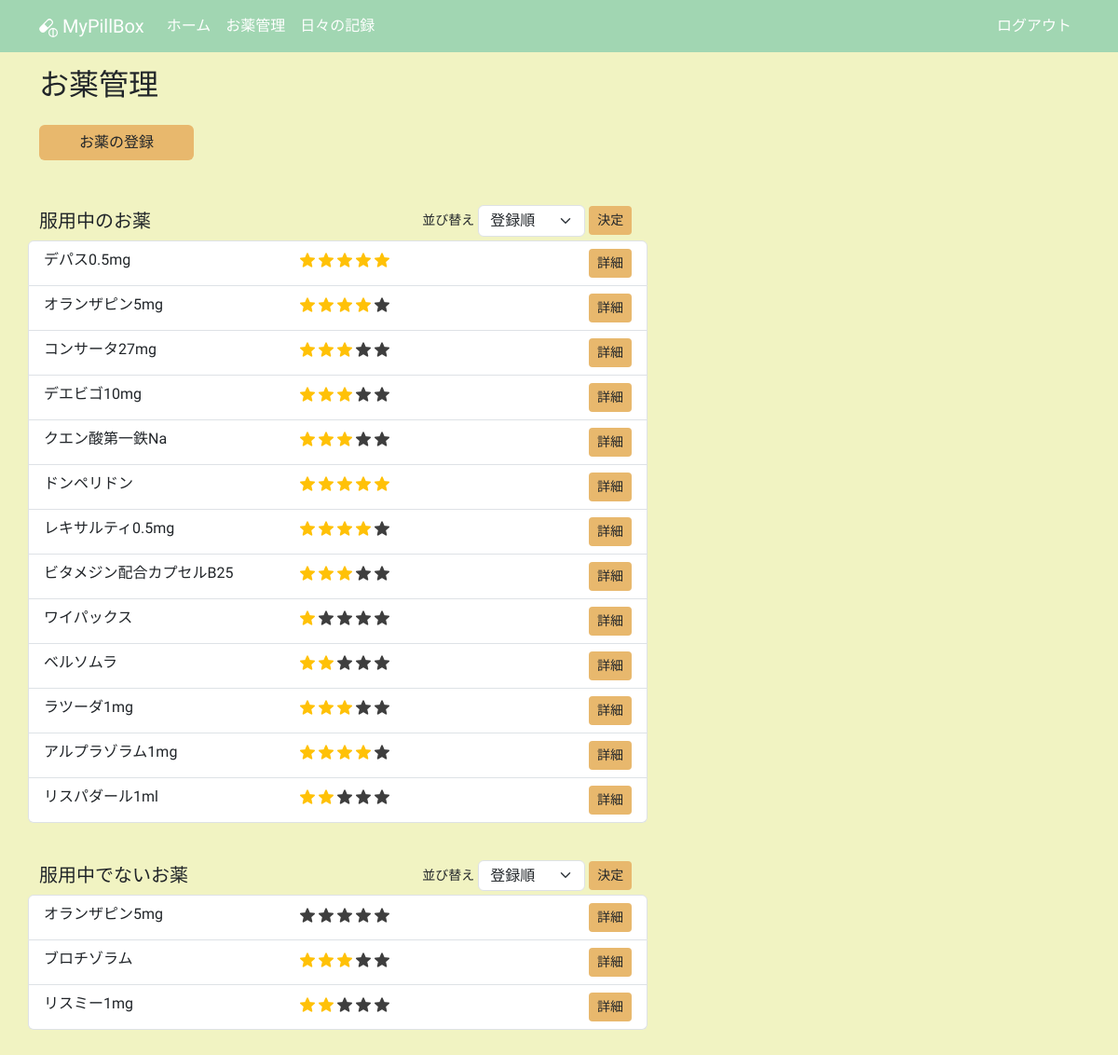
Before: /medicines (signed in) with the older database file.
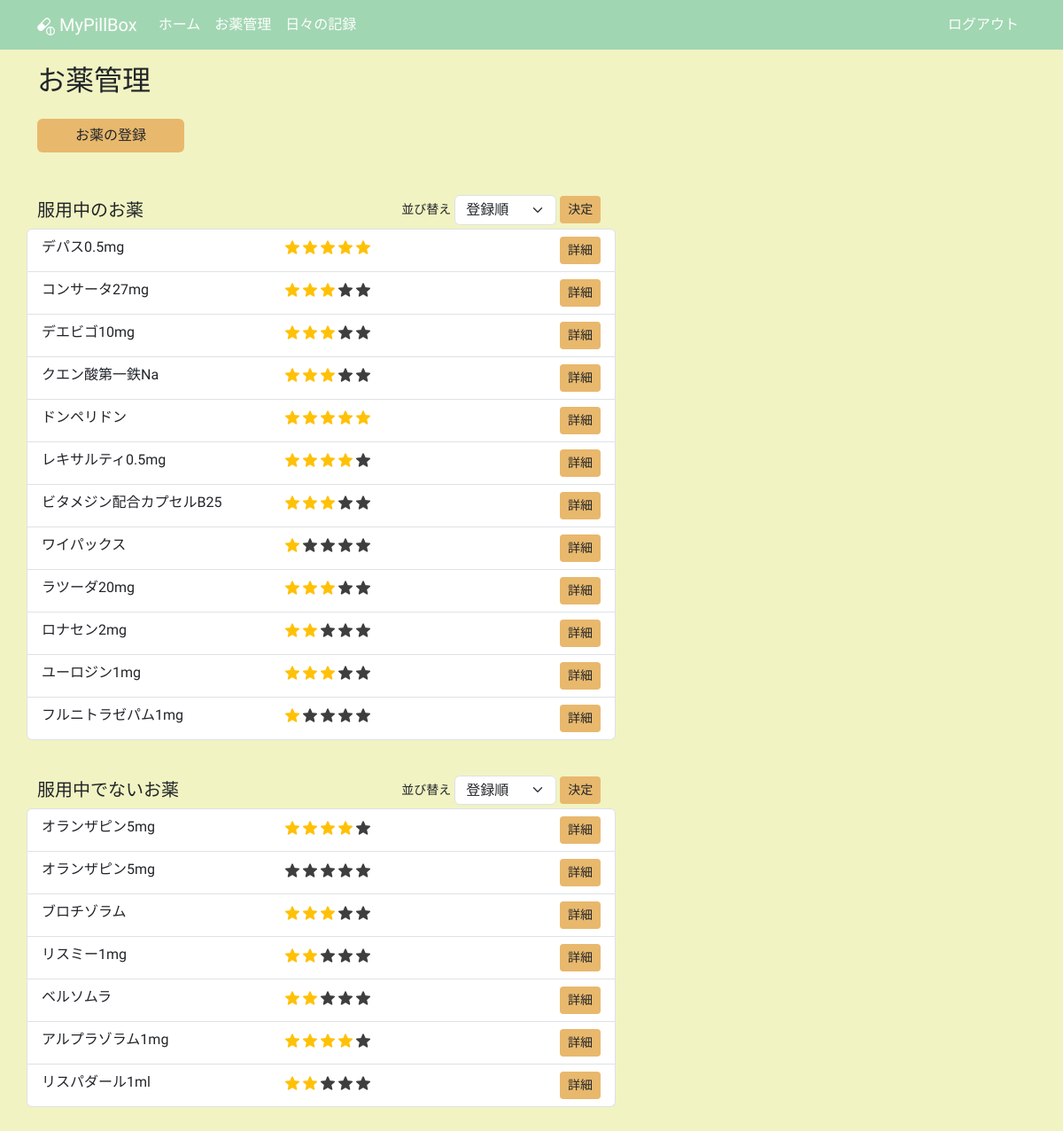
After: the same page with the newer database file.
### app/models.py (models this page shows, shortened)
class Medicine(db.Model):
    __tablename__ = "medicines"
    id: so.Mapped[int] = so.mapped_column(primary_key=True)
    name: so.Mapped[str] = so.mapped_column(sa.String(100))
    taking_start_date: so.Mapped[datetime.date] = so.mapped_column(sa.Date)
    dose_per_day: so.Mapped[Optional[float]]
    taking_timing: so.Mapped[Optional[str]] = so.mapped_column(sa.String(100))
    memo: so.Mapped[Optional[str]] = so.mapped_column(sa.Text)
    rating: so.Mapped[Optional[int]] = so.mapped_column(default=0)
    is_active: so.Mapped[bool] = so.mapped_column(sa.Boolean)
    taking_unit: so.Mapped[TakingUnit] = so.mapped_column(sa.Enum(TakingUnit))
    user_id: so.Mapped[int] = so.mapped_column(sa.ForeignKey(User.id))
    user: so.Mapped[User] = so.relationship(back_populates="medicines")
    daily_log_details: so.Mapped[list["DailyLogDetail"]] = so.relationship(
        cascade="all, delete-orphan", back_populates="medicine"
    )

### app/routes.py (the view)
@app.route("/medicines", methods=["GET"])
@login_required
def medicines():
    title = "お薬管理"
    form = MedicineSortForm()
    form.active_sort.data = request.args.get("active_sort", "registerorder")
    form.not_active_sort.data = request.args.get("not_active_sort", "registerorder")
    active_query = (
        sa.select(Medicine)
        .join(Medicine.user)
        .where(Medicine.user == current_user, Medicine.is_active == True)
        .order_by(Medicine.id)
    )
    not_active_query = (
        sa.select(Medicine)
        .join(Medicine.user)
        .where(Medicine.user == current_user, Medicine.is_active == False)
        .order_by(Medicine.id)
    )
    rating_active_query = (
        sa.select(Medicine)
        .join(Medicine.user)
        .where(Medicine.user == current_user, Medicine.is_active == True)
        .order_by(Medicine.rating.desc())
    )
    rating_not_active_query = (
        sa.select(Medicine)
        .join(Medicine.user)
        .where(Medicine.user == current_user, Medicine.is_active == False)
        .order_by(Medicine.rating.desc())
    )
    if form.active_sort.data == "ratingorder":
        active_medicines = db.session.scalars(rating_active_query).all()
    else:
        active_medicines = db.session.scalars(active_query).all()
    if form.not_active_sort.data == "ratingorder":
        not_active_medicines = db.session.scalars(rating_not_active_query).all()
    else:
        not_active_medicines = db.session.scalars(not_active_query).all()
    return render_template(
        "medicines.html",
        active_medicines=active_medicines,
        not_active_medicines=not_active_medicines,
        form=form,
        title=title,
    )

### app/forms.py
class MedicineSortForm(FlaskForm):
    active_sort = SelectField(
        "並び替え", choices=[("registerorder", "登録順"), ("ratingorder", "星評価順")]
    )
    not_active_sort = SelectField(
        "並び替え", choices=[("registerorder", "登録順"), ("ratingorder", "星評価順")]
    )

### app/models.py (called while the page is built)
@login.user_loader
def load_user(id):
    return db.session.get(User, int(id))

### app/templates/medicines.html (shortened to what this page needs)
{% extends "base.html" %}
{% block content %}
  <h2 class="mb-4">お薬管理</h2>
  <div class="row">
    <div class="col-5 col-lg-2 mb-5">
      <a href="{{ url_for('create_medicine') }}" class="btn btn-custom w-100">お薬の登録</a>
    </div>
  </div>
  <div class="row">
    <div class="col-12 col-lg-7 mb-3">
      <div class="mb-1 d-flex justify-content-between align-items-center">
        <h5 class="mb-0">服用中のお薬</h5>
        {% if active_medicines %}
          <form action="{{ url_for('medicines') }}"
                method="get"
                class="d-flex align-items-center"
                novalidate>
            <small class="me-1">{{ form.active_sort.label(class="text-nowrap sort-label") }}</small>
            {{ form.active_sort(class="form-select sort-select") }}
            <input type="submit"
                   class="btn btn-custom btn-sm ms-1 sort-submit"
                   value="決定">
          </form>
        {% endif %}
      </div>
      {% if not active_medicines %}
        <small class="text-secondary">服用中のお薬はありません</small>
      {% else %}
        <ul class="list-group mb-4">
          {% for medicine in active_medicines %}
            <li class="list-group-item row d-flex">
              <p class="m-0 ps-0 col-5">{{ medicine.name }}</p>
              <p class="m-0 col-5">
                {% for i in range(0, medicine.rating) %}
                  <img src="{{ url_for('static', filename='images/star_on.png') }}"
                       class="star-display rating-checked"
                       alt="star">
                {% endfor %}
                {% if medicine.rating < 5 %}
                  {% for i in range(medicine.rating, 5) %}
                    <img src="{{ url_for('static', filename='images/star_on.png') }}"
                         class="star-display"
                         alt="star">
                  {% endfor %}
                {% endif %}
              </p>
              <div class="col-2 text-end p-0">
                <a href="{{ url_for('medicine_detail', medicine_id=medicine.id) }}"
                   class="btn btn-custom btn-sm">詳細</a>
              </div>
            </li>
          {% endfor %}
        </ul>
      {% endif %}
    </div>
  </div>
  <div class="row">
    <div class="col-12 col-lg-7 mb-3">
      <div class="mb-1 d-flex justify-content-between align-items-center">
        <h5 class="mb-0">服用中でないお薬</h5>
        {% if not_active_medicines %}
          <form action="{{ url_for('medicines') }}"
                method="get"
                class="d-flex align-items-center"
                novalidate>
            <small class="me-1">{{ form.not_active_sort.label(class="text-nowrap sort-label") }}</small>
            {{ form.not_active_sort(class="form-select sort-select") }}
            <input type="submit"
                   class="btn btn-custom btn-sm ms-1 sort-submit"
                   value="決定">
          </form>
        {% endif %}
      </div>
      {% if not not_active_medicines %}
        <small class="text-secondary">服用中でないお薬はありません</small>
      {% else %}
        <ul class="list-group mb-4">
          {% for medicine in not_active_medicines %}
            <li class="list-group-item row d-flex">
              <p class="m-0 ps-0 col-5">{{ medicine.name }}</p>
              <p class="m-0 col-5">
                {% for i in range(0, medicine.rating) %}
                  <img src="{{ url_for('static', filename='images/star_on.png') }}"
                       class="star-display rating-checked"
                       alt="star">
                {% endfor %}
                {% if medicine.rating < 5 %}
                  {% for i in range(medicine.rating, 5) %}
                    <img src="{{ url_for('static', filename='images/star_on.png') }}"
                         class="star-display"
                         alt="star">
                  {% endfor %}
                {% endif %}
              </p>
              <div class="col-2 text-end p-0">
                <a href="{{ url_for('medicine_detail', medicine_id=medicine.id) }}"
                   class="btn btn-custom btn-sm">詳細</a>
              </div>
            </li>
          {% endfor %}
        </ul>
      {% endif %}
    </div>
  </div>
{% endblock content %}

### app/templates/base.html (shortened to what this page needs)
<!DOCTYPE html>
<html lang="ja">
  <head>
    <link rel="stylesheet"
          href="{{ url_for('static', filename='css/bootstrap.min.css') }}">
  </head>
  <body>
    <nav class="navbar navbar-expand-lg navbar-dark">
      <div class="container">
        <a class="navbar-brand" href="{{ url_for('index') }}">
          MyPillBox
        </a>
        <div class="collapse navbar-collapse" id="navbarSupportedContent">
          <ul class="navbar-nav me-auto mb-2 mb-lg-0">
            <li class="nav-item">
              <a class="nav-link" aria-current="page" href="{{ url_for('index') }}">ホーム</a>
            </li>
            <li class="nav-item">
              <a class="nav-link"
                 aria-current="page"
                 href="{{ url_for('medicines') }}">お薬管理</a>
            </li>
            <li class="nav-item">
              <a class="nav-link"
                 aria-current="page"
                 href="{{ url_for('daily_logs') }}">日々の記録</a>
            </li>
          </ul>
          <ul class="navbar-nav mb-2 mb-lg-0">
            <li class="nav-item">
              <a class="nav-link" aria-current="page" href="{{ url_for('logout') }}">ログアウト</a>
            </li>
          </ul>
        </div>
      </div>
    </nav>
    <div class="container mt-3">
      {% block content %}
      {% endblock content %}
    </div>
  </body>
</html>

### app/templates/base.html (style rules this page uses)
body { background-color: #F1F3C2; font-family: "Zen Maru Gothic", sans-serif; font-weight: 500; font-style: normal; }
.navbar-dark .nav-link { color: #fff !important; }
nav { background-color: #A1D6B2; }
.btn-custom { background-color: #E8B86D; font-weight: 500; }
.rating-checked { filter: none!important; }
.star-display { width: 1em; height: 1em; filter: invert(99%) sepia(1%) saturate(0%) hue-rotate(161deg) brightness(101%) contrast(104%); }
.sort-select { line-height: 1.2!important; }
.sort-submit { margin-right: .30rem; }

Changed rows visible on the page:
changed Medicine: name "ラツーダ1mg" → "ラツーダ20mg"
added Medicine: name "ロナセン2mg", rating 2 (drawn), shown under "服用中のお薬"
added Medicine: name "ユーロジン1mg", rating 3 (drawn), shown under "服用中のお薬"
added Medicine: name "フルニトラゼパム1mg", rating 1 (drawn), shown under "服用中のお薬"
changed Medicine (number 13 of 19 on the later page): moves from the list under "服用中のお薬" to the list under "服用中でないお薬"
changed Medicine "ベルソムラ": moves from the list under "服用中のお薬" to the list under "服用中でないお薬"
changed Medicine "アルプラゾラム1mg": moves from the list under "服用中のお薬" to the list under "服用中でないお薬"
changed Medicine "リスパダール1ml": moves from the list under "服用中のお薬" to the list under "服用中でないお薬"
